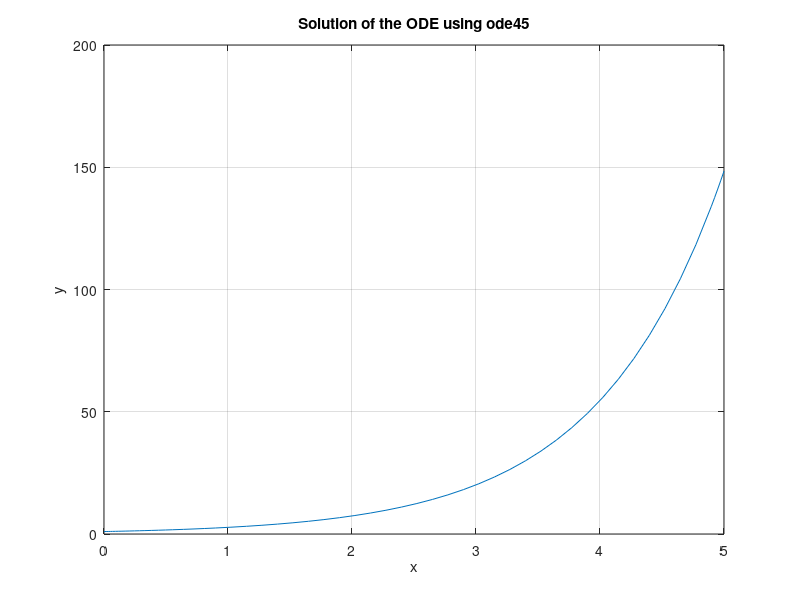

This figure's MATLAB source:
%% Part 1.5: Verifying answers

clear; clc; close all;
% Check using ode45 function (Given from Assignment)
odefun = @(x, y) y;

% Define the range of x values 
xspan = [0 5];

% Initial Condition
y0 = 1;

% Solve the ODE using ode45
[x, y] = ode45(odefun, xspan, y0);

%Plotting
figure(1);
plot(x, y);
xlabel('x');
ylabel('y');
title('Solution of the ODE using ode45');
grid on;
